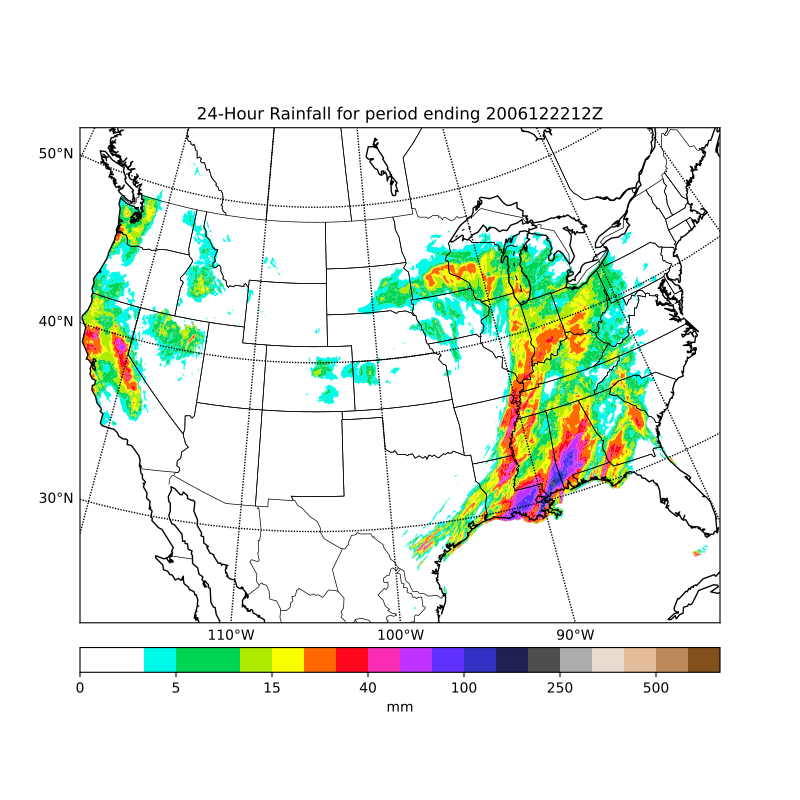

Write Python code to recreate this figure.
from mpl_toolkits.basemap import Basemap, cm
# requires netcdf4-python (netcdf4-python.googlecode.com)
from netCDF4 import Dataset as NetCDFFile
import os
import numpy as np
import matplotlib.pyplot as plt

# plot rainfall from NWS using special precipitation
# colormap used by the NWS, and included in basemap.

ncpath = os.path.join(*3 * [".."] + ["examples", "nws_precip_conus_20061222.nc"])
nc = NetCDFFile(ncpath)
# data from http://water.weather.gov/precip/
prcpvar = nc.variables['amountofprecip']
data = 0.01*prcpvar[:]
latcorners = nc.variables['lat'][:]
loncorners = -nc.variables['lon'][:]
lon_0 = -nc.variables['true_lon'].getValue()
lat_0 = nc.variables['true_lat'].getValue()
# create figure and axes instances
fig = plt.figure(figsize=(8,8))
ax = fig.add_axes([0.1,0.1,0.8,0.8])
# create polar stereographic Basemap instance.
m = Basemap(projection='stere',lon_0=lon_0,lat_0=90.,lat_ts=lat_0,\
            llcrnrlat=latcorners[0],urcrnrlat=latcorners[2],\
            llcrnrlon=loncorners[0],urcrnrlon=loncorners[2],\
            rsphere=6371200.,resolution='l',area_thresh=10000)
# draw coastlines, state and country boundaries, edge of map.
m.drawcoastlines()
m.drawstates()
m.drawcountries()
# draw parallels.
parallels = np.arange(0.,90,10.)
m.drawparallels(parallels,labels=[1,0,0,0],fontsize=10)
# draw meridians
meridians = np.arange(180.,360.,10.)
m.drawmeridians(meridians,labels=[0,0,0,1],fontsize=10)
ny = data.shape[0]; nx = data.shape[1]
lons, lats = m.makegrid(nx, ny) # get lat/lons of ny by nx evenly space grid.
x, y = m(lons, lats) # compute map proj coordinates.
# draw filled contours.
clevs = [0,1,2.5,5,7.5,10,15,20,30,40,50,70,100,150,200,250,300,400,500,600,750]
cs = m.contourf(x,y,data,clevs,cmap=cm.s3pcpn)
# add colorbar.
cbar = m.colorbar(cs,location='bottom',pad="5%")
cbar.set_label('mm')
# add title
plt.title(prcpvar.long_name+' for period ending '+prcpvar.dateofdata)
plt.show()
